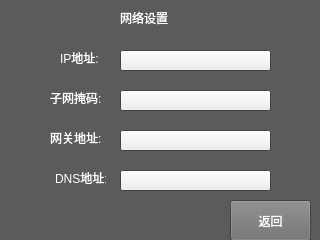
<?xml version="1.0" encoding="UTF-8"?>
<ui version="4.0">
 <class>Networkset</class>
 <widget class="QWidget" name="Networkset">
  <property name="geometry">
   <rect>
    <x>0</x>
    <y>0</y>
    <width>320</width>
    <height>240</height>
   </rect>
  </property>
  <property name="palette">
   <palette>
    <active>
     <colorrole role="WindowText">
      <brush brushstyle="SolidPattern">
       <color alpha="255">
        <red>255</red>
        <green>255</green>
        <blue>255</blue>
       </color>
      </brush>
     </colorrole>
     <colorrole role="Base">
      <brush brushstyle="SolidPattern">
       <color alpha="255">
        <red>255</red>
        <green>255</green>
        <blue>255</blue>
       </color>
      </brush>
     </colorrole>
     <colorrole role="Window">
      <brush brushstyle="SolidPattern">
       <color alpha="255">
        <red>91</red>
        <green>91</green>
        <blue>91</blue>
       </color>
      </brush>
     </colorrole>
    </active>
    <inactive>
     <colorrole role="WindowText">
      <brush brushstyle="SolidPattern">
       <color alpha="255">
        <red>255</red>
        <green>255</green>
        <blue>255</blue>
       </color>
      </brush>
     </colorrole>
     <colorrole role="Base">
      <brush brushstyle="SolidPattern">
       <color alpha="255">
        <red>255</red>
        <green>255</green>
        <blue>255</blue>
       </color>
      </brush>
     </colorrole>
     <colorrole role="Window">
      <brush brushstyle="SolidPattern">
       <color alpha="255">
        <red>91</red>
        <green>91</green>
        <blue>91</blue>
       </color>
      </brush>
     </colorrole>
    </inactive>
    <disabled>
     <colorrole role="WindowText">
      <brush brushstyle="SolidPattern">
       <color alpha="255">
        <red>120</red>
        <green>120</green>
        <blue>120</blue>
       </color>
      </brush>
     </colorrole>
     <colorrole role="Base">
      <brush brushstyle="SolidPattern">
       <color alpha="255">
        <red>91</red>
        <green>91</green>
        <blue>91</blue>
       </color>
      </brush>
     </colorrole>
     <colorrole role="Window">
      <brush brushstyle="SolidPattern">
       <color alpha="255">
        <red>91</red>
        <green>91</green>
        <blue>91</blue>
       </color>
      </brush>
     </colorrole>
    </disabled>
   </palette>
  </property>
  <property name="windowTitle">
   <string>Form</string>
  </property>
  <widget class="QLabel" name="label">
   <property name="geometry">
    <rect>
     <x>120</x>
     <y>10</y>
     <width>51</width>
     <height>16</height>
    </rect>
   </property>
   <property name="text">
    <string>网络设置</string>
   </property>
  </widget>
  <widget class="QLabel" name="label_2">
   <property name="geometry">
    <rect>
     <x>60</x>
     <y>50</y>
     <width>51</width>
     <height>16</height>
    </rect>
   </property>
   <property name="text">
    <string>IP地址:</string>
   </property>
  </widget>
  <widget class="QLabel" name="label_3">
   <property name="geometry">
    <rect>
     <x>50</x>
     <y>90</y>
     <width>51</width>
     <height>16</height>
    </rect>
   </property>
   <property name="text">
    <string>子网掩码:</string>
   </property>
  </widget>
  <widget class="QLabel" name="label_4">
   <property name="geometry">
    <rect>
     <x>50</x>
     <y>130</y>
     <width>51</width>
     <height>16</height>
    </rect>
   </property>
   <property name="text">
    <string>网关地址:</string>
   </property>
  </widget>
  <widget class="QLabel" name="label_5">
   <property name="geometry">
    <rect>
     <x>55</x>
     <y>170</y>
     <width>51</width>
     <height>16</height>
    </rect>
   </property>
   <property name="text">
    <string>DNS地址:</string>
   </property>
  </widget>
  <widget class="QPushButton" name="networkreturnbnz">
   <property name="geometry">
    <rect>
     <x>230</x>
     <y>200</y>
     <width>81</width>
     <height>41</height>
    </rect>
   </property>
   <property name="palette">
    <palette>
     <active>
      <colorrole role="Button">
       <brush brushstyle="SolidPattern">
        <color alpha="255">
         <red>111</red>
         <green>111</green>
         <blue>111</blue>
        </color>
       </brush>
      </colorrole>
      <colorrole role="ButtonText">
       <brush brushstyle="SolidPattern">
        <color alpha="255">
         <red>255</red>
         <green>255</green>
         <blue>255</blue>
        </color>
       </brush>
      </colorrole>
     </active>
     <inactive>
      <colorrole role="Button">
       <brush brushstyle="SolidPattern">
        <color alpha="255">
         <red>111</red>
         <green>111</green>
         <blue>111</blue>
        </color>
       </brush>
      </colorrole>
      <colorrole role="ButtonText">
       <brush brushstyle="SolidPattern">
        <color alpha="255">
         <red>255</red>
         <green>255</green>
         <blue>255</blue>
        </color>
       </brush>
      </colorrole>
     </inactive>
     <disabled>
      <colorrole role="Button">
       <brush brushstyle="SolidPattern">
        <color alpha="255">
         <red>111</red>
         <green>111</green>
         <blue>111</blue>
        </color>
       </brush>
      </colorrole>
      <colorrole role="ButtonText">
       <brush brushstyle="SolidPattern">
        <color alpha="255">
         <red>120</red>
         <green>120</green>
         <blue>120</blue>
        </color>
       </brush>
      </colorrole>
     </disabled>
    </palette>
   </property>
   <property name="text">
    <string>返回</string>
   </property>
  </widget>
  <widget class="QPushButton" name="ip_input">
   <property name="geometry">
    <rect>
     <x>120</x>
     <y>50</y>
     <width>151</width>
     <height>21</height>
    </rect>
   </property>
   <property name="text">
    <string/>
   </property>
  </widget>
  <widget class="QPushButton" name="mask_input">
   <property name="geometry">
    <rect>
     <x>120</x>
     <y>90</y>
     <width>151</width>
     <height>21</height>
    </rect>
   </property>
   <property name="text">
    <string/>
   </property>
  </widget>
  <widget class="QPushButton" name="rout_input">
   <property name="geometry">
    <rect>
     <x>120</x>
     <y>130</y>
     <width>151</width>
     <height>21</height>
    </rect>
   </property>
   <property name="text">
    <string/>
   </property>
  </widget>
  <widget class="QPushButton" name="dns_input">
   <property name="geometry">
    <rect>
     <x>120</x>
     <y>170</y>
     <width>151</width>
     <height>21</height>
    </rect>
   </property>
   <property name="text">
    <string/>
   </property>
  </widget>
 </widget>
 <resources/>
 <connections/>
</ui>
